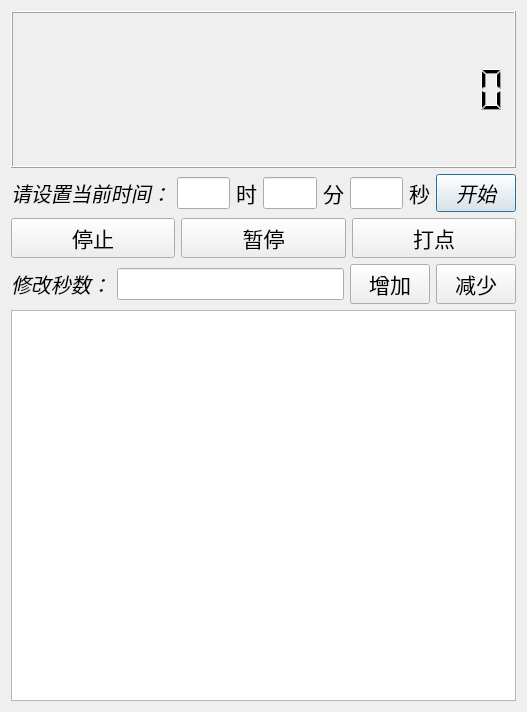
<?xml version="1.0" encoding="UTF-8"?>
<ui version="4.0">
 <class>Dialog</class>
 <widget class="QDialog" name="Dialog">
  <property name="geometry">
   <rect>
    <x>0</x>
    <y>0</y>
    <width>527</width>
    <height>712</height>
   </rect>
  </property>
  <property name="font">
   <font>
    <pointsize>15</pointsize>
    <italic>true</italic>
   </font>
  </property>
  <property name="windowTitle">
   <string>计时小工具</string>
  </property>
  <property name="windowIcon">
   <iconset resource="pic.qrc">
    <normaloff>:/ico/date.ico</normaloff>:/ico/date.ico</iconset>
  </property>
  <property name="styleSheet">
   <string notr="true"/>
  </property>
  <layout class="QHBoxLayout" name="horizontalLayout_4">
   <item>
    <layout class="QVBoxLayout" name="verticalLayout" stretch="2,1,1,1,5">
     <item>
      <widget class="QLCDNumber" name="lcdNumber">
       <property name="styleSheet">
        <string notr="true">color: rgb(0, 0, 0);</string>
       </property>
       <property name="digitCount">
        <number>20</number>
       </property>
      </widget>
     </item>
     <item>
      <layout class="QHBoxLayout" name="horizontalLayout_3">
       <item>
        <widget class="QLabel" name="label_2">
         <property name="styleSheet">
          <string notr="true">font: 75 16pt &quot;仿宋&quot;;
color: rgb(0, 0, 0);</string>
         </property>
         <property name="text">
          <string>请设置当前时间：</string>
         </property>
        </widget>
       </item>
       <item>
        <widget class="QLineEdit" name="le_h">
         <property name="styleSheet">
          <string notr="true">font: 75 16pt &quot;仿宋&quot;;
color: rgb(170, 85, 255);</string>
         </property>
        </widget>
       </item>
       <item>
        <widget class="QLabel" name="label">
         <property name="font">
          <font>
           <family>仿宋</family>
           <pointsize>16</pointsize>
           <weight>9</weight>
           <italic>false</italic>
           <bold>false</bold>
          </font>
         </property>
         <property name="styleSheet">
          <string notr="true">font: 75 16pt &quot;仿宋&quot;;
color: rgb(0, 0, 0);</string>
         </property>
         <property name="text">
          <string>时</string>
         </property>
        </widget>
       </item>
       <item>
        <widget class="QLineEdit" name="le_m">
         <property name="styleSheet">
          <string notr="true">font: 75 16pt &quot;仿宋&quot;;
color: rgb(0, 0, 0);</string>
         </property>
        </widget>
       </item>
       <item>
        <widget class="QLabel" name="label_3">
         <property name="font">
          <font>
           <family>仿宋</family>
           <pointsize>16</pointsize>
           <weight>9</weight>
           <italic>false</italic>
           <bold>false</bold>
          </font>
         </property>
         <property name="styleSheet">
          <string notr="true">font: 75 16pt &quot;仿宋&quot;;
color: rgb(0, 0, 0);</string>
         </property>
         <property name="text">
          <string>分</string>
         </property>
        </widget>
       </item>
       <item>
        <widget class="QLineEdit" name="le_s">
         <property name="styleSheet">
          <string notr="true">font: 75 16pt &quot;仿宋&quot;;
color: rgb(0, 0, 0);</string>
         </property>
        </widget>
       </item>
       <item>
        <widget class="QLabel" name="label_4">
         <property name="font">
          <font>
           <family>仿宋</family>
           <pointsize>16</pointsize>
           <weight>9</weight>
           <italic>false</italic>
           <bold>false</bold>
          </font>
         </property>
         <property name="styleSheet">
          <string notr="true">font: 75 16pt &quot;仿宋&quot;;
color: rgb(0, 0, 0);</string>
         </property>
         <property name="text">
          <string>秒</string>
         </property>
        </widget>
       </item>
       <item>
        <widget class="QPushButton" name="btn_start">
         <property name="styleSheet">
          <string notr="true">font: 75 16pt &quot;仿宋&quot;;

color: rgb(0, 0, 0);</string>
         </property>
         <property name="text">
          <string>开始</string>
         </property>
        </widget>
       </item>
      </layout>
     </item>
     <item>
      <layout class="QHBoxLayout" name="horizontalLayout_2">
       <item>
        <widget class="QPushButton" name="btn_stop">
         <property name="font">
          <font>
           <family>仿宋</family>
           <pointsize>16</pointsize>
           <weight>9</weight>
           <italic>false</italic>
           <bold>false</bold>
          </font>
         </property>
         <property name="styleSheet">
          <string notr="true">font: 75 16pt &quot;仿宋&quot;;

color: rgb(0, 0, 0);</string>
         </property>
         <property name="text">
          <string>停止</string>
         </property>
        </widget>
       </item>
       <item>
        <widget class="QPushButton" name="btn_pause">
         <property name="font">
          <font>
           <family>仿宋</family>
           <pointsize>16</pointsize>
           <weight>9</weight>
           <italic>false</italic>
           <bold>false</bold>
          </font>
         </property>
         <property name="styleSheet">
          <string notr="true">font: 75 16pt &quot;仿宋&quot;;
color: rgb(0, 0, 0);</string>
         </property>
         <property name="text">
          <string>暂停</string>
         </property>
        </widget>
       </item>
       <item>
        <widget class="QPushButton" name="btn_log">
         <property name="font">
          <font>
           <family>仿宋</family>
           <pointsize>16</pointsize>
           <weight>9</weight>
           <italic>false</italic>
           <bold>false</bold>
          </font>
         </property>
         <property name="styleSheet">
          <string notr="true">font: 75 16pt &quot;仿宋&quot;;
color: rgb(0, 0, 0);</string>
         </property>
         <property name="text">
          <string>打点</string>
         </property>
        </widget>
       </item>
      </layout>
     </item>
     <item>
      <layout class="QHBoxLayout" name="horizontalLayout">
       <item>
        <widget class="QLabel" name="label_6">
         <property name="styleSheet">
          <string notr="true">color: rgb(0, 0, 0);
font: 75 16pt &quot;仿宋&quot;;</string>
         </property>
         <property name="text">
          <string>修改秒数：</string>
         </property>
        </widget>
       </item>
       <item>
        <widget class="QLineEdit" name="le_change">
         <property name="styleSheet">
          <string notr="true">font: 75 16pt &quot;仿宋&quot;;
color: rgb(0, 0, 0);</string>
         </property>
        </widget>
       </item>
       <item>
        <widget class="QPushButton" name="btn_add">
         <property name="font">
          <font>
           <family>仿宋</family>
           <pointsize>16</pointsize>
           <weight>9</weight>
           <italic>false</italic>
           <bold>false</bold>
          </font>
         </property>
         <property name="styleSheet">
          <string notr="true">font: 75 16pt &quot;仿宋&quot;;
color: rgb(0, 0, 0);</string>
         </property>
         <property name="text">
          <string>增加</string>
         </property>
        </widget>
       </item>
       <item>
        <widget class="QPushButton" name="btn_reduce">
         <property name="font">
          <font>
           <family>仿宋</family>
           <pointsize>16</pointsize>
           <weight>9</weight>
           <italic>false</italic>
           <bold>false</bold>
          </font>
         </property>
         <property name="styleSheet">
          <string notr="true">font: 75 16pt &quot;仿宋&quot;;
color: rgb(0, 0, 0);</string>
         </property>
         <property name="text">
          <string>减少</string>
         </property>
        </widget>
       </item>
      </layout>
     </item>
     <item>
      <widget class="QTextBrowser" name="textBrowser">
       <property name="styleSheet">
        <string notr="true"/>
       </property>
      </widget>
     </item>
    </layout>
   </item>
  </layout>
 </widget>
 <layoutdefault spacing="6" margin="11"/>
 <resources>
  <include location="pic.qrc"/>
 </resources>
 <connections/>
</ui>
